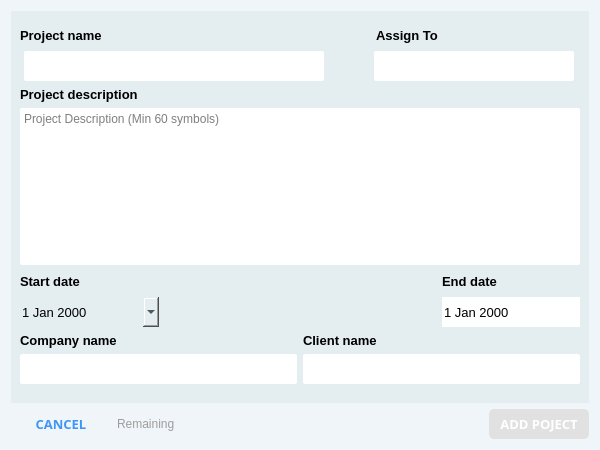
<?xml version="1.0" encoding="UTF-8"?>
<ui version="4.0">
 <class>AssignProjectDialog</class>
 <widget class="QDialog" name="AssignProjectDialog">
  <property name="geometry">
   <rect>
    <x>0</x>
    <y>0</y>
    <width>600</width>
    <height>450</height>
   </rect>
  </property>
  <property name="windowTitle">
   <string>Dialog</string>
  </property>
  <property name="autoFillBackground">
   <bool>false</bool>
  </property>
  <property name="styleSheet">
   <string notr="true">background-color: rgb(240, 245, 250);</string>
  </property>
  <layout class="QVBoxLayout" name="verticalLayout_2">
   <item>
    <widget class="QFrame" name="frame">
     <property name="styleSheet">
      <string notr="true">background-color: rgb(228, 237, 240);
border: none;</string>
     </property>
     <property name="frameShape">
      <enum>QFrame::StyledPanel</enum>
     </property>
     <property name="frameShadow">
      <enum>QFrame::Raised</enum>
     </property>
     <layout class="QVBoxLayout" name="verticalLayout">
      <item>
       <spacer name="verticalSpacer_3">
        <property name="orientation">
         <enum>Qt::Vertical</enum>
        </property>
        <property name="sizeHint" stdset="0">
         <size>
          <width>20</width>
          <height>40</height>
         </size>
        </property>
       </spacer>
      </item>
      <item>
       <layout class="QHBoxLayout" name="horizontalLayout_7">
        <item>
         <widget class="QLabel" name="label">
          <property name="font">
           <font>
            <pointsize>10</pointsize>
            <weight>75</weight>
            <bold>true</bold>
           </font>
          </property>
          <property name="text">
           <string>Project name</string>
          </property>
         </widget>
        </item>
        <item>
         <spacer name="horizontalSpacer_5">
          <property name="orientation">
           <enum>Qt::Horizontal</enum>
          </property>
          <property name="sizeType">
           <enum>QSizePolicy::Fixed</enum>
          </property>
          <property name="sizeHint" stdset="0">
           <size>
            <width>145</width>
            <height>20</height>
           </size>
          </property>
         </spacer>
        </item>
        <item>
         <widget class="QLabel" name="label_7">
          <property name="font">
           <font>
            <pointsize>10</pointsize>
            <weight>75</weight>
            <bold>true</bold>
           </font>
          </property>
          <property name="text">
           <string>Assign To</string>
          </property>
         </widget>
        </item>
       </layout>
      </item>
      <item>
       <layout class="QHBoxLayout" name="horizontalLayout_6">
        <item>
         <widget class="QLineEdit" name="lineEditProjectName">
          <property name="sizePolicy">
           <sizepolicy hsizetype="Fixed" vsizetype="Expanding">
            <horstretch>0</horstretch>
            <verstretch>0</verstretch>
           </sizepolicy>
          </property>
          <property name="minimumSize">
           <size>
            <width>300</width>
            <height>30</height>
           </size>
          </property>
          <property name="font">
           <font>
            <pointsize>10</pointsize>
           </font>
          </property>
          <property name="styleSheet">
           <string notr="true">border-radius: 2px;
border: none;
background-color: rgb(255, 255, 255);</string>
          </property>
          <property name="frame">
           <bool>true</bool>
          </property>
         </widget>
        </item>
        <item>
         <spacer name="horizontalSpacer_4">
          <property name="orientation">
           <enum>Qt::Horizontal</enum>
          </property>
          <property name="sizeType">
           <enum>QSizePolicy::Fixed</enum>
          </property>
          <property name="sizeHint" stdset="0">
           <size>
            <width>40</width>
            <height>20</height>
           </size>
          </property>
         </spacer>
        </item>
        <item>
         <widget class="QComboBox" name="comboBoxUsers">
          <property name="sizePolicy">
           <sizepolicy hsizetype="Fixed" vsizetype="Expanding">
            <horstretch>0</horstretch>
            <verstretch>0</verstretch>
           </sizepolicy>
          </property>
          <property name="minimumSize">
           <size>
            <width>200</width>
            <height>0</height>
           </size>
          </property>
          <property name="styleSheet">
           <string notr="true">QComboBox {
border-radius: 2px;
border: none;
background-color: rgb(255, 255, 255);
}
QComboBox::drop-down 
{
    border: 0px;
}

QComboBox::down-arrow {
    image: url(:/images/images/dA.png);
    width: 25px;
    height: 25px;
	margin-right: 10px;
}</string>
          </property>
         </widget>
        </item>
       </layout>
      </item>
      <item>
       <widget class="QLabel" name="label_2">
        <property name="font">
         <font>
          <pointsize>10</pointsize>
          <weight>75</weight>
          <bold>true</bold>
         </font>
        </property>
        <property name="text">
         <string>Project description</string>
        </property>
       </widget>
      </item>
      <item>
       <widget class="QTextEdit" name="textEditProjectDescription">
        <property name="font">
         <font>
          <pointsize>9</pointsize>
         </font>
        </property>
        <property name="styleSheet">
         <string notr="true">border-radius: 2px;
border: none;
background-color: rgb(255, 255, 255);</string>
        </property>
        <property name="html">
         <string>&lt;!DOCTYPE HTML PUBLIC &quot;-//W3C//DTD HTML 4.0//EN&quot; &quot;http://www.w3.org/TR/REC-html40/strict.dtd&quot;&gt;
&lt;html&gt;&lt;head&gt;&lt;meta name=&quot;qrichtext&quot; content=&quot;1&quot; /&gt;&lt;style type=&quot;text/css&quot;&gt;
p, li { white-space: pre-wrap; }
&lt;/style&gt;&lt;/head&gt;&lt;body style=&quot; font-family:'MS Shell Dlg 2'; font-size:9pt; font-weight:400; font-style:normal;&quot;&gt;
&lt;p style=&quot;-qt-paragraph-type:empty; margin-top:0px; margin-bottom:0px; margin-left:0px; margin-right:0px; -qt-block-indent:0; text-indent:0px; font-family:'MS Shell Dlg 2'; font-size:7.8pt;&quot;&gt;&lt;br /&gt;&lt;/p&gt;&lt;/body&gt;&lt;/html&gt;</string>
        </property>
        <property name="placeholderText">
         <string>Project Description (Min 60 symbols)</string>
        </property>
       </widget>
      </item>
      <item>
       <layout class="QHBoxLayout" name="horizontalLayout_4" stretch="1,2,1">
        <item>
         <widget class="QLabel" name="label_4">
          <property name="font">
           <font>
            <pointsize>10</pointsize>
            <weight>75</weight>
            <bold>true</bold>
           </font>
          </property>
          <property name="text">
           <string>Start date</string>
          </property>
         </widget>
        </item>
        <item>
         <spacer name="horizontalSpacer_3">
          <property name="orientation">
           <enum>Qt::Horizontal</enum>
          </property>
          <property name="sizeHint" stdset="0">
           <size>
            <width>40</width>
            <height>20</height>
           </size>
          </property>
         </spacer>
        </item>
        <item>
         <widget class="QLabel" name="label_3">
          <property name="font">
           <font>
            <pointsize>10</pointsize>
            <weight>75</weight>
            <bold>true</bold>
           </font>
          </property>
          <property name="text">
           <string>End date</string>
          </property>
         </widget>
        </item>
       </layout>
      </item>
      <item>
       <layout class="QHBoxLayout" name="horizontalLayout" stretch="1,2,1">
        <item>
         <widget class="QDateEdit" name="dateEditStart">
          <property name="minimumSize">
           <size>
            <width>0</width>
            <height>30</height>
           </size>
          </property>
          <property name="font">
           <font>
            <pointsize>10</pointsize>
           </font>
          </property>
          <property name="styleSheet">
           <string notr="true">QDateEdit {
border: none;
background-color: rgb(255, 255, 255)
}
QDateEdit::drop-down
{
    border: 0px;
}

QDateEdit::down-arrow {
    image: url(:/images/images/calendarIcon.png);
    width: 25px;
    height: 25px;
        margin-right: 10px;

}border-radius: 2px;
border: none;
background-color: rgb(255, 255, 255);</string>
          </property>
          <property name="calendarPopup">
           <bool>true</bool>
          </property>
         </widget>
        </item>
        <item>
         <spacer name="horizontalSpacer_2">
          <property name="orientation">
           <enum>Qt::Horizontal</enum>
          </property>
          <property name="sizeHint" stdset="0">
           <size>
            <width>40</width>
            <height>20</height>
           </size>
          </property>
         </spacer>
        </item>
        <item>
         <widget class="QDateEdit" name="dateEditEnd">
          <property name="minimumSize">
           <size>
            <width>0</width>
            <height>30</height>
           </size>
          </property>
          <property name="font">
           <font>
            <pointsize>10</pointsize>
           </font>
          </property>
          <property name="styleSheet">
           <string notr="true">QDateEdit {
border: none;
background-color: rgb(255, 255, 255)
}
QDateEdit::drop-down
{
    border: 0px;
}

QDateEdit::down-arrow {
    image: url(:/images/images/calendarIcon.png);
    width: 25px;
    height: 25px;
        margin-right: 10px;

}</string>
          </property>
          <property name="calendarPopup">
           <bool>true</bool>
          </property>
         </widget>
        </item>
       </layout>
      </item>
      <item>
       <layout class="QHBoxLayout" name="horizontalLayout_5">
        <item>
         <widget class="QLabel" name="label_5">
          <property name="font">
           <font>
            <pointsize>10</pointsize>
            <weight>75</weight>
            <bold>true</bold>
           </font>
          </property>
          <property name="text">
           <string>Company name</string>
          </property>
         </widget>
        </item>
        <item>
         <widget class="QLabel" name="label_6">
          <property name="font">
           <font>
            <pointsize>10</pointsize>
            <weight>75</weight>
            <bold>true</bold>
           </font>
          </property>
          <property name="text">
           <string>Client name</string>
          </property>
         </widget>
        </item>
       </layout>
      </item>
      <item>
       <layout class="QHBoxLayout" name="horizontalLayout_2">
        <item>
         <widget class="QLineEdit" name="lineEditCompanyName">
          <property name="minimumSize">
           <size>
            <width>0</width>
            <height>30</height>
           </size>
          </property>
          <property name="font">
           <font>
            <pointsize>10</pointsize>
           </font>
          </property>
          <property name="styleSheet">
           <string notr="true">border-radius: 2px;
border: none;
background-color: rgb(255, 255, 255);</string>
          </property>
         </widget>
        </item>
        <item>
         <widget class="QLineEdit" name="lineEditClientName">
          <property name="minimumSize">
           <size>
            <width>0</width>
            <height>30</height>
           </size>
          </property>
          <property name="font">
           <font>
            <pointsize>10</pointsize>
           </font>
          </property>
          <property name="styleSheet">
           <string notr="true">border-radius: 2px;
border: none;
background-color: rgb(255, 255, 255);</string>
          </property>
         </widget>
        </item>
       </layout>
      </item>
      <item>
       <spacer name="verticalSpacer_2">
        <property name="orientation">
         <enum>Qt::Vertical</enum>
        </property>
        <property name="sizeHint" stdset="0">
         <size>
          <width>20</width>
          <height>40</height>
         </size>
        </property>
       </spacer>
      </item>
      <item>
       <spacer name="verticalSpacer">
        <property name="orientation">
         <enum>Qt::Vertical</enum>
        </property>
        <property name="sizeHint" stdset="0">
         <size>
          <width>20</width>
          <height>40</height>
         </size>
        </property>
       </spacer>
      </item>
     </layout>
    </widget>
   </item>
   <item>
    <layout class="QHBoxLayout" name="horizontalLayout_3">
     <item>
      <widget class="QPushButton" name="buttonCancelProject">
       <property name="minimumSize">
        <size>
         <width>100</width>
         <height>30</height>
        </size>
       </property>
       <property name="font">
        <font>
         <family>Century Gothic</family>
         <pointsize>10</pointsize>
         <weight>75</weight>
         <bold>true</bold>
        </font>
       </property>
       <property name="styleSheet">
        <string notr="true">
QPushButton {
border: none;
color: rgb(64, 150, 244);
background-color: transparent;
}

QPushButton:pressed {
alternate-background-color: rgb(231, 236, 240);
}
QPushButton:hover {
background-color: rgb(245, 250, 255);
}</string>
       </property>
       <property name="text">
        <string>CANCEL</string>
       </property>
      </widget>
     </item>
     <item>
      <widget class="QLabel" name="labelRemainingSymbols">
       <property name="font">
        <font>
         <pointsize>9</pointsize>
        </font>
       </property>
       <property name="styleSheet">
        <string notr="true">color: rgb(157, 157, 157);</string>
       </property>
       <property name="text">
        <string>Remaining</string>
       </property>
      </widget>
     </item>
     <item>
      <spacer name="horizontalSpacer">
       <property name="orientation">
        <enum>Qt::Horizontal</enum>
       </property>
       <property name="sizeHint" stdset="0">
        <size>
         <width>40</width>
         <height>20</height>
        </size>
       </property>
      </spacer>
     </item>
     <item>
      <widget class="QPushButton" name="buttonCreateProject">
       <property name="enabled">
        <bool>false</bool>
       </property>
       <property name="minimumSize">
        <size>
         <width>100</width>
         <height>30</height>
        </size>
       </property>
       <property name="font">
        <font>
         <family>Century Gothic</family>
         <pointsize>10</pointsize>
         <weight>75</weight>
         <bold>true</bold>
        </font>
       </property>
       <property name="styleSheet">
        <string notr="true">QPushButton {

        background-color: rgb(60, 142, 230);
        border-radius: 5px;
        color: rgb(255, 255, 255);
        border:none
}

QPushButton:pressed {
background-color: rgb(57, 134, 217);

}
QPushButton:hover {
background-color: rgb(67, 158, 255);
}

QPushButton:disabled {
background-color: rgb(225, 225, 225);
}

</string>
       </property>
       <property name="text">
        <string>ADD POJECT</string>
       </property>
      </widget>
     </item>
    </layout>
   </item>
  </layout>
 </widget>
 <resources/>
 <connections/>
</ui>
